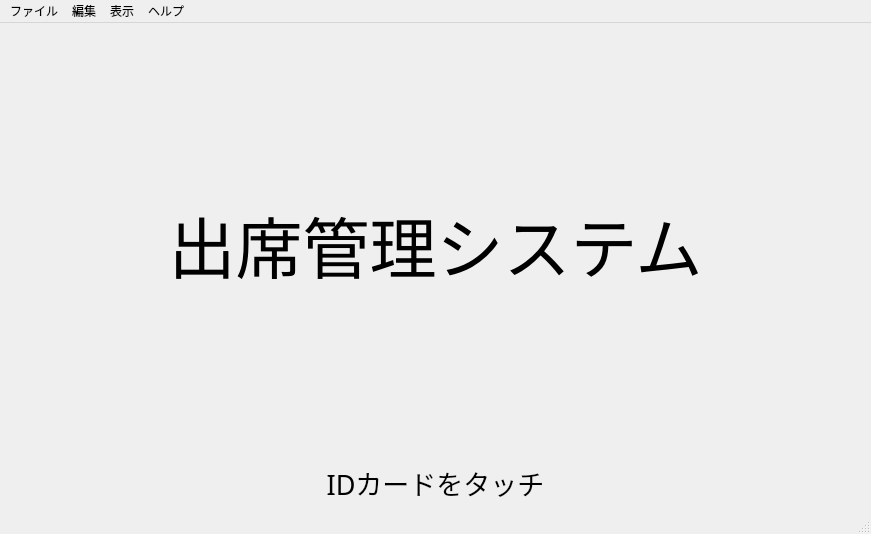
<?xml version="1.0" encoding="UTF-8"?>
<ui version="4.0">
 <class>MainWindow</class>
 <widget class="QMainWindow" name="MainWindow">
  <property name="enabled">
   <bool>true</bool>
  </property>
  <property name="geometry">
   <rect>
    <x>0</x>
    <y>0</y>
    <width>871</width>
    <height>534</height>
   </rect>
  </property>
  <property name="sizePolicy">
   <sizepolicy hsizetype="Preferred" vsizetype="Preferred">
    <horstretch>0</horstretch>
    <verstretch>0</verstretch>
   </sizepolicy>
  </property>
  <property name="font">
   <font>
    <pointsize>9</pointsize>
   </font>
  </property>
  <property name="windowTitle">
   <string>Team7 - CardReader</string>
  </property>
  <widget class="QWidget" name="centralwidget">
   <layout class="QVBoxLayout" name="verticalLayout">
    <item>
     <widget class="QLabel" name="label">
      <property name="sizePolicy">
       <sizepolicy hsizetype="Preferred" vsizetype="Preferred">
        <horstretch>0</horstretch>
        <verstretch>0</verstretch>
       </sizepolicy>
      </property>
      <property name="font">
       <font>
        <family>UD デジタル 教科書体 N-R</family>
        <pointsize>50</pointsize>
       </font>
      </property>
      <property name="text">
       <string>出席管理システム</string>
      </property>
      <property name="scaledContents">
       <bool>false</bool>
      </property>
      <property name="alignment">
       <set>Qt::AlignCenter</set>
      </property>
     </widget>
    </item>
    <item>
     <widget class="QLabel" name="label_2">
      <property name="sizePolicy">
       <sizepolicy hsizetype="Preferred" vsizetype="Fixed">
        <horstretch>0</horstretch>
        <verstretch>0</verstretch>
       </sizepolicy>
      </property>
      <property name="minimumSize">
       <size>
        <width>0</width>
        <height>30</height>
       </size>
      </property>
      <property name="font">
       <font>
        <family>メイリオ</family>
        <pointsize>20</pointsize>
       </font>
      </property>
      <property name="text">
       <string>IDカードをタッチ</string>
      </property>
      <property name="alignment">
       <set>Qt::AlignCenter</set>
      </property>
     </widget>
    </item>
   </layout>
  </widget>
  <widget class="QMenuBar" name="menubar">
   <property name="geometry">
    <rect>
     <x>0</x>
     <y>0</y>
     <width>871</width>
     <height>21</height>
    </rect>
   </property>
   <widget class="QMenu" name="menu">
    <property name="title">
     <string>ファイル</string>
    </property>
    <addaction name="action_9"/>
    <addaction name="action_10"/>
   </widget>
   <widget class="QMenu" name="menu_2">
    <property name="title">
     <string>編集</string>
    </property>
    <addaction name="action_6"/>
    <addaction name="separator"/>
    <addaction name="action_8"/>
   </widget>
   <widget class="QMenu" name="menu_3">
    <property name="title">
     <string>表示</string>
    </property>
    <addaction name="action"/>
    <addaction name="action_2"/>
   </widget>
   <widget class="QMenu" name="menu_4">
    <property name="title">
     <string>ヘルプ</string>
    </property>
    <addaction name="actionGithub"/>
    <addaction name="actionAbout"/>
   </widget>
   <addaction name="menu"/>
   <addaction name="menu_2"/>
   <addaction name="menu_3"/>
   <addaction name="menu_4"/>
  </widget>
  <widget class="QStatusBar" name="statusbar"/>
  <action name="action">
   <property name="text">
    <string>管理画面表示</string>
   </property>
  </action>
  <action name="action_2">
   <property name="text">
    <string>出席表示</string>
   </property>
  </action>
  <action name="action_3">
   <property name="text">
    <string>動作設定</string>
   </property>
  </action>
  <action name="actionGithub">
   <property name="text">
    <string>Github</string>
   </property>
  </action>
  <action name="actionAbout">
   <property name="text">
    <string>About</string>
   </property>
  </action>
  <action name="action_5">
   <property name="text">
    <string>終了</string>
   </property>
  </action>
  <action name="action_6">
   <property name="text">
    <string>出席状況修正</string>
   </property>
  </action>
  <action name="action_8">
   <property name="text">
    <string>データベース更新
</string>
   </property>
  </action>
  <action name="action_9">
   <property name="text">
    <string>環境設定</string>
   </property>
  </action>
  <action name="action_10">
   <property name="text">
    <string>終了</string>
   </property>
  </action>
 </widget>
 <resources/>
 <connections/>
</ui>
